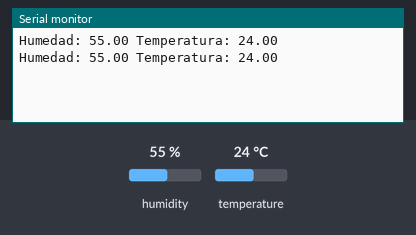
This sketch was run on a simulated Arduino Uno, built with avr-gcc and run on an emulated ATmega328P. Parts: the last lines printed to the serial monitor. Inputs (shaded band) come from the test bench; at power-on: humidity 55 %, temperature 24 °C.

Above: at 6.8 s.
6.9 s: humidity set to 22 %
At 9.8 s:
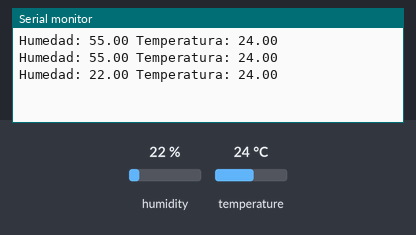
11.4 s: temperature set to 12 °C
At 13.0 s:
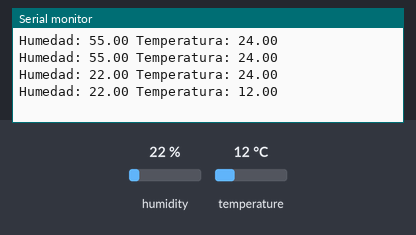
15.9 s: humidity set to 40 %
At 19.3 s:
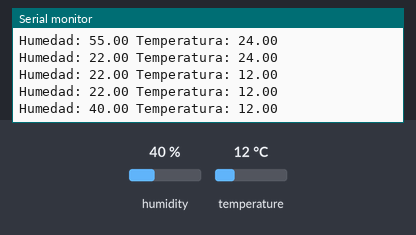
Timing chart, 0 to 20.8 s (numbered marks = the images above; inputs shaded):
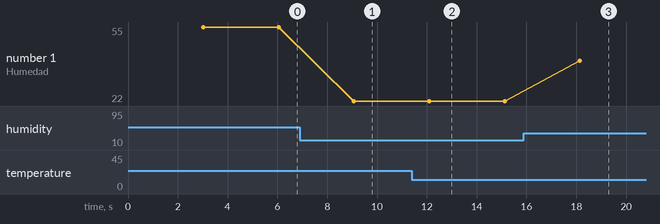

The sketch:

Test_unitario_Temp.ino
```cpp
#include <DHT.h>
#define DHTPIN 2
#define DHTTYPE DHT11
DHT dht(DHTPIN, DHTTYPE);
void setup() {
   Serial.begin(9600);

   dht.begin();
}
void loop() {
delay (3000);

float h = dht.readHumidity(); //humitat
float t = dht.readTemperature(); //temperatura

Serial.print("Humedad: ");// Escriu les dades
Serial.print(h );
Serial.print(" Temperatura: ");
Serial.println(t );

}
```

Measured:
- after the input at 6.9 s, the serial monitor: prints a new line after 2.2 s (image 1)
- after the input at 11.4 s, the serial monitor: prints a new line after 0.70 s (image 2)
- after the input at 15.9 s, the serial monitor: prints a new line after 2.2 s (image 3)
- plotted number 1: 55 → 22 after the input at 6.9 s, 22 → 40 after the input at 15.9 s
